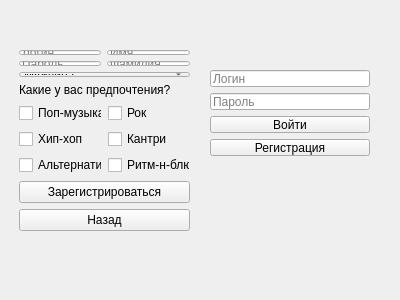
<?xml version="1.0" encoding="UTF-8"?>
<ui version="4.0">
 <class>Form</class>
 <widget class="QWidget" name="Form">
  <property name="geometry">
   <rect>
    <x>0</x>
    <y>0</y>
    <width>400</width>
    <height>300</height>
   </rect>
  </property>
  <property name="windowTitle">
   <string>Form</string>
  </property>
  <widget class="QWidget" name="verticalLayoutWidget">
   <property name="geometry">
    <rect>
     <x>210</x>
     <y>70</y>
     <width>160</width>
     <height>86</height>
    </rect>
   </property>
   <layout class="QVBoxLayout" name="enter_part">
    <item>
     <widget class="QLineEdit" name="enter_login_area">
      <property name="text">
       <string/>
      </property>
      <property name="placeholderText">
       <string>Логин</string>
      </property>
     </widget>
    </item>
    <item>
     <widget class="QLineEdit" name="enter_password_area">
      <property name="text">
       <string/>
      </property>
      <property name="placeholderText">
       <string>Пароль</string>
      </property>
     </widget>
    </item>
    <item>
     <widget class="QPushButton" name="enter_btn_enter">
      <property name="text">
       <string>Войти</string>
      </property>
     </widget>
    </item>
    <item>
     <widget class="QPushButton" name="enter_btn_registration">
      <property name="text">
       <string>Регистрация</string>
      </property>
     </widget>
    </item>
   </layout>
  </widget>
  <widget class="QWidget" name="verticalLayoutWidget_2">
   <property name="geometry">
    <rect>
     <x>19</x>
     <y>50</y>
     <width>171</width>
     <height>181</height>
    </rect>
   </property>
   <layout class="QVBoxLayout" name="registration_part">
    <item>
     <layout class="QGridLayout" name="gridLayout">
      <item row="2" column="0" colspan="2">
       <widget class="QLabel" name="label">
        <property name="text">
         <string>Какие у вас предпочтения?</string>
        </property>
       </widget>
      </item>
      <item row="4" column="0">
       <widget class="QCheckBox" name="checkBox_5">
        <property name="text">
         <string>Хип-хоп</string>
        </property>
       </widget>
      </item>
      <item row="3" column="1">
       <widget class="QCheckBox" name="checkBox_4">
        <property name="text">
         <string>Рок</string>
        </property>
       </widget>
      </item>
      <item row="4" column="1">
       <widget class="QCheckBox" name="checkBox_3">
        <property name="text">
         <string>Кантри</string>
        </property>
       </widget>
      </item>
      <item row="3" column="0">
       <widget class="QCheckBox" name="checkBox">
        <property name="text">
         <string>Поп-музыка</string>
        </property>
       </widget>
      </item>
      <item row="5" column="0">
       <widget class="QCheckBox" name="checkBox_2">
        <property name="text">
         <string>Альтернатива</string>
        </property>
       </widget>
      </item>
      <item row="5" column="1">
       <widget class="QCheckBox" name="checkBox_6">
        <property name="text">
         <string>Ритм-н-блюз</string>
        </property>
       </widget>
      </item>
      <item row="1" column="0" colspan="2">
       <layout class="QGridLayout" name="gridLayout_2">
        <item row="1" column="0">
         <widget class="QLineEdit" name="registration_password_area">
          <property name="text">
           <string/>
          </property>
          <property name="placeholderText">
           <string>Пароль</string>
          </property>
         </widget>
        </item>
        <item row="0" column="0">
         <widget class="QLineEdit" name="registration_login_area">
          <property name="text">
           <string/>
          </property>
          <property name="placeholderText">
           <string>Логин</string>
          </property>
         </widget>
        </item>
        <item row="0" column="1">
         <widget class="QLineEdit" name="registration_name_area">
          <property name="text">
           <string/>
          </property>
          <property name="placeholderText">
           <string>Имя</string>
          </property>
         </widget>
        </item>
        <item row="1" column="1">
         <widget class="QLineEdit" name="registration_surname_area">
          <property name="text">
           <string/>
          </property>
          <property name="placeholderText">
           <string>Фамилия</string>
          </property>
         </widget>
        </item>
        <item row="2" column="0" colspan="2">
         <widget class="QComboBox" name="registration_pole_choice">
          <item>
           <property name="text">
            <string>Мужчина</string>
           </property>
          </item>
          <item>
           <property name="text">
            <string>Женщина</string>
           </property>
          </item>
         </widget>
        </item>
       </layout>
      </item>
     </layout>
    </item>
    <item>
     <widget class="QPushButton" name="pushButton_3">
      <property name="text">
       <string>Зарегистрироваться</string>
      </property>
     </widget>
    </item>
    <item>
     <widget class="QPushButton" name="pushButton_4">
      <property name="text">
       <string>Назад</string>
      </property>
     </widget>
    </item>
   </layout>
  </widget>
 </widget>
 <resources/>
 <connections/>
</ui>
